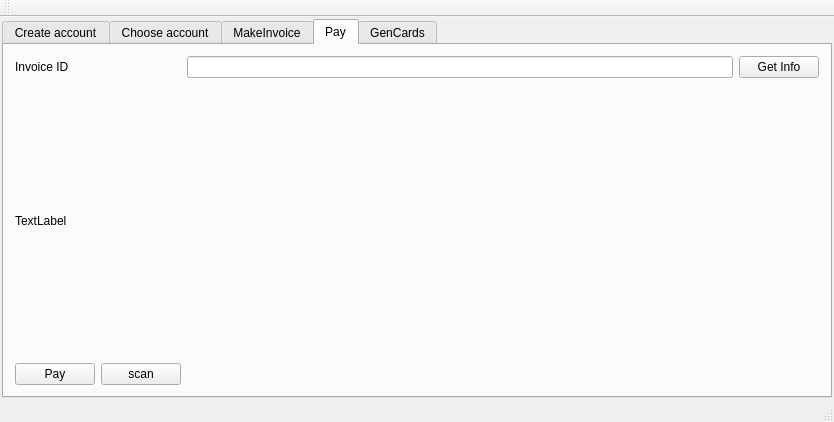
<?xml version="1.0" encoding="UTF-8"?>
<ui version="4.0">
 <class>MainWindow</class>
 <widget class="QMainWindow" name="MainWindow">
  <property name="geometry">
   <rect>
    <x>0</x>
    <y>0</y>
    <width>834</width>
    <height>422</height>
   </rect>
  </property>
  <property name="windowTitle">
   <string>Администрирование bcwallet</string>
  </property>
  <widget class="QWidget" name="centralWidget">
   <layout class="QGridLayout" name="gridLayout_5">
    <property name="leftMargin">
     <number>2</number>
    </property>
    <property name="topMargin">
     <number>2</number>
    </property>
    <property name="rightMargin">
     <number>2</number>
    </property>
    <property name="bottomMargin">
     <number>2</number>
    </property>
    <property name="spacing">
     <number>2</number>
    </property>
    <item row="0" column="0">
     <widget class="QTabWidget" name="tabWidget">
      <property name="currentIndex">
       <number>3</number>
      </property>
      <widget class="QWidget" name="tab_create_account">
       <attribute name="title">
        <string>Create account</string>
       </attribute>
       <layout class="QGridLayout" name="gridLayout">
        <item row="0" column="1">
         <widget class="QLineEdit" name="lineEdit_accountName">
          <property name="placeholderText">
           <string>Account name</string>
          </property>
         </widget>
        </item>
        <item row="0" column="0">
         <widget class="QLabel" name="label_11">
          <property name="text">
           <string>Account name</string>
          </property>
         </widget>
        </item>
        <item row="1" column="0">
         <widget class="QLabel" name="label_10">
          <property name="text">
           <string>key store password</string>
          </property>
         </widget>
        </item>
        <item row="1" column="1">
         <widget class="QLineEdit" name="lineEdit_keyStorePassword">
          <property name="placeholderText">
           <string>key store password</string>
          </property>
         </widget>
        </item>
        <item row="2" column="0">
         <widget class="QPushButton" name="pushButton_createAccount">
          <property name="text">
           <string>Create</string>
          </property>
         </widget>
        </item>
        <item row="3" column="2">
         <spacer name="verticalSpacer">
          <property name="orientation">
           <enum>Qt::Vertical</enum>
          </property>
          <property name="sizeHint" stdset="0">
           <size>
            <width>20</width>
            <height>40</height>
           </size>
          </property>
         </spacer>
        </item>
       </layout>
      </widget>
      <widget class="QWidget" name="tab_choose_account">
       <attribute name="title">
        <string>Choose account</string>
       </attribute>
       <layout class="QGridLayout" name="gridLayout_2">
        <item row="2" column="1">
         <widget class="QLineEdit" name="lineEdit_keystore_emitent_code"/>
        </item>
        <item row="1" column="1">
         <widget class="QLineEdit" name="lineEdit_keystore_name"/>
        </item>
        <item row="1" column="0">
         <widget class="QLabel" name="label_2">
          <property name="text">
           <string>Name</string>
          </property>
         </widget>
        </item>
        <item row="3" column="1">
         <widget class="QLineEdit" name="lineEdit_keystore_public_account_code"/>
        </item>
        <item row="3" column="0">
         <widget class="QLabel" name="label_7">
          <property name="text">
           <string>Public account</string>
          </property>
         </widget>
        </item>
        <item row="2" column="0">
         <widget class="QLabel" name="label_6">
          <property name="text">
           <string>Emitent code</string>
          </property>
         </widget>
        </item>
        <item row="0" column="0" colspan="2">
         <widget class="QComboBox" name="comboBox_keystores"/>
        </item>
        <item row="4" column="0">
         <widget class="QLabel" name="label_5">
          <property name="text">
           <string>Keystore</string>
          </property>
         </widget>
        </item>
        <item row="4" column="1">
         <widget class="QPlainTextEdit" name="plainTextEdit_keystore_content"/>
        </item>
       </layout>
      </widget>
      <widget class="QWidget" name="tab_makeInvoice">
       <attribute name="title">
        <string>MakeInvoice</string>
       </attribute>
       <layout class="QGridLayout" name="gridLayout_3">
        <item row="3" column="1">
         <widget class="QPlainTextEdit" name="plainTextEdit_invoiceComments"/>
        </item>
        <item row="4" column="0">
         <widget class="QPushButton" name="pushButton_invoice_create">
          <property name="text">
           <string>Создать</string>
          </property>
         </widget>
        </item>
        <item row="3" column="0">
         <widget class="QLabel" name="label_4">
          <property name="text">
           <string>Комментарий</string>
          </property>
         </widget>
        </item>
        <item row="2" column="0">
         <widget class="QLabel" name="label_3">
          <property name="text">
           <string>Сумма</string>
          </property>
         </widget>
        </item>
        <item row="2" column="1">
         <widget class="QLineEdit" name="lineEdit_invoiceAmount"/>
        </item>
       </layout>
      </widget>
      <widget class="QWidget" name="tab_pay">
       <attribute name="title">
        <string>Pay</string>
       </attribute>
       <layout class="QGridLayout" name="gridLayout_4">
        <item row="0" column="0">
         <widget class="QLabel" name="label">
          <property name="text">
           <string>Invoice ID</string>
          </property>
         </widget>
        </item>
        <item row="1" column="0" colspan="4">
         <widget class="QLabel" name="label_invoiceInfo">
          <property name="text">
           <string>TextLabel</string>
          </property>
         </widget>
        </item>
        <item row="0" column="3">
         <widget class="QPushButton" name="pushButtonGetInvoice">
          <property name="text">
           <string>Get Info</string>
          </property>
         </widget>
        </item>
        <item row="2" column="0">
         <widget class="QPushButton" name="pushButtonPay">
          <property name="text">
           <string>Pay</string>
          </property>
         </widget>
        </item>
        <item row="0" column="2">
         <widget class="QLineEdit" name="lineEditInvoiceId"/>
        </item>
        <item row="2" column="1">
         <widget class="QPushButton" name="pushButton_scan">
          <property name="text">
           <string>scan</string>
          </property>
         </widget>
        </item>
       </layout>
      </widget>
      <widget class="QWidget" name="tab_genCards">
       <attribute name="title">
        <string>GenCards</string>
       </attribute>
       <widget class="QLineEdit" name="lineEdit_genCardCount">
        <property name="geometry">
         <rect>
          <x>270</x>
          <y>50</y>
          <width>113</width>
          <height>21</height>
         </rect>
        </property>
        <property name="placeholderText">
         <string>Card count</string>
        </property>
       </widget>
       <widget class="QPushButton" name="pushButton_genCards">
        <property name="geometry">
         <rect>
          <x>270</x>
          <y>110</y>
          <width>113</width>
          <height>32</height>
         </rect>
        </property>
        <property name="text">
         <string>PushButton</string>
        </property>
       </widget>
      </widget>
     </widget>
    </item>
   </layout>
  </widget>
  <widget class="QMenuBar" name="menuBar">
   <property name="geometry">
    <rect>
     <x>0</x>
     <y>0</y>
     <width>834</width>
     <height>22</height>
    </rect>
   </property>
  </widget>
  <widget class="QToolBar" name="mainToolBar">
   <attribute name="toolBarArea">
    <enum>TopToolBarArea</enum>
   </attribute>
   <attribute name="toolBarBreak">
    <bool>false</bool>
   </attribute>
  </widget>
  <widget class="QStatusBar" name="statusBar"/>
  <action name="actionOpen_test_wnd">
   <property name="text">
    <string>open_test_wnd</string>
   </property>
  </action>
 </widget>
 <layoutdefault spacing="6" margin="11"/>
 <resources/>
 <connections/>
</ui>
